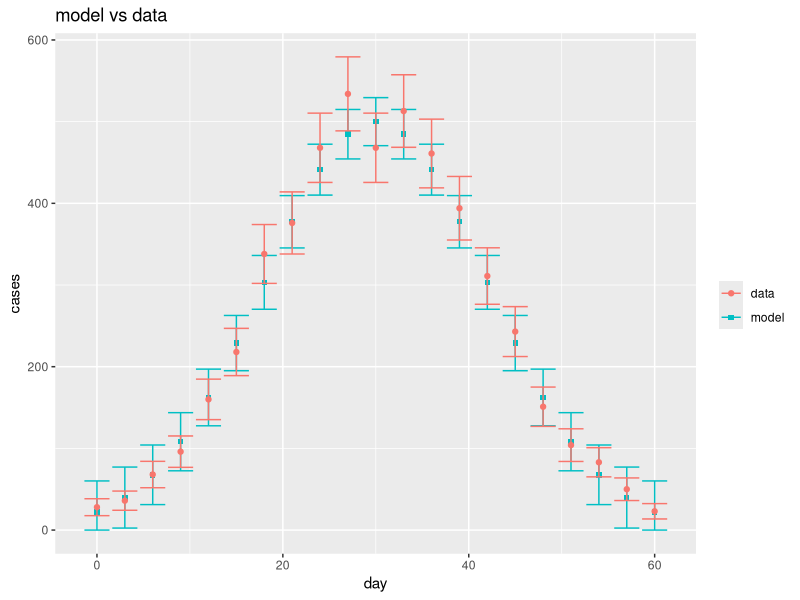

Recreate this plot in R.
# Task: Make this plot more visually appealing
#
# Below is a bare-bones ggplot showing observed case counts (data,
# with 95% uncertainty intervals) against model predictions (also
# with 95% intervals) at the same checkpoints. It works, but it is
# not presentation- or publication-ready - and with both data and
# model shown as overlapping points and errorbars, it's hard to
# tell them apart.
#
# Your job: apply the design principles from the "How visualize
# practically?" session to turn this into a figure you'd be happy to put in a
# paper or a slide.
#
# You may change anything: geoms, colors, theme, labels, axis
# scales, legend, annotations - as long as the plot still shows
# the same information (data points, model fit, uncertainty).

library(ggplot2)

set.seed(42)

# --- Simulate a simple epidemic-like time series ------------------

days <- 0:60

# "True" underlying epidemic curve (gamma-shaped epidemic curve)
true_curve <- function(t) {
  peak <- 30
  width <- 12
  height <- 500
  height * exp(-((t - peak)^2) / (2 * width^2))
}

model_mean <- true_curve(days)

# Uncertainty grows slightly away from the data-rich middle of the outbreak
model_sd <- 15 + 0.15 * abs(days - 30)

# Only report the model prediction every few days, like a model that
# was fit and evaluated at discrete checkpoints
model_days <- seq(0, 60, by = 3)
model_mean_pts <- true_curve(model_days)
model_sd_pts <- 15 + 0.15 * abs(model_days - 30)

model_df <- data.frame(
  day = model_days,
  fit = model_mean_pts,
  lower = pmax(model_mean_pts - 1.96 * model_sd_pts, 0),
  upper = model_mean_pts + 1.96 * model_sd_pts
)

# Noisy observed case counts (Poisson noise around the true curve)
obs_days <- seq(0, 60, by = 3)
obs_cases <- rpois(length(obs_days), lambda = pmax(true_curve(obs_days), 1))

observed_df <- data.frame(
  day = obs_days,
  cases = obs_cases,
  # crude 95% uncertainty interval on the counts (Wald-type on Poisson)
  lower = pmax(obs_cases - 1.96 * sqrt(obs_cases), 0),
  upper = obs_cases + 1.96 * sqrt(obs_cases)
)

# --- The plot students will improve --------------------------------

p <- ggplot() +
  geom_errorbar(data = model_df, aes(x = day, ymin = lower, ymax = upper, color = "model")) +
  geom_point(data = model_df, aes(x = day, y = fit, color = "model"), shape = 15) +
  geom_errorbar(data = observed_df, aes(x = day, ymin = lower, ymax = upper, color = "data")) +
  geom_point(data = observed_df, aes(x = day, y = cases, color = "data")) +
  labs(title = "model vs data", x = "day", y = "cases", color = "")

p
